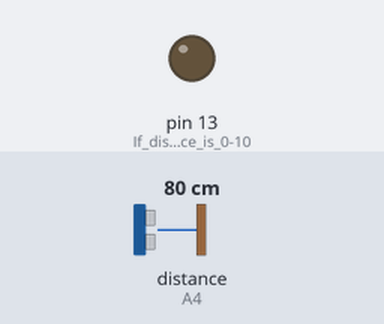
Bench run of a sketch on a simulated Arduino Uno, built with avr-gcc and run on an emulated ATmega328P. On the bench: output pins drawn as LEDs (lit = HIGH). Wiring (inferred from the names in the program): ultrasonic range finder: trigger A5; echo A4. Inputs (shaded band) come from the test bench; at power-on: distance to the obstacle (sensor on A4) 80 cm. The echo pulse lasts 58.3 µs per cm; pins used as bus, display or sensor lines are not drawn; what the sketch prints to the serial monitor is not drawn.

Above: at 1.2 s.
1.3 s: distance to the obstacle (sensor on A4) set to 71 cm
At 2.7 s:
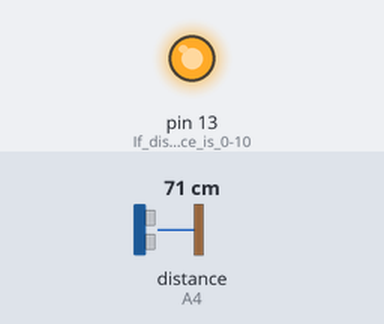
4.3 s: distance to the obstacle (sensor on A4) set to 2 cm
Timing chart, 0 to 7.3 s (numbered marks = the images above; inputs shaded):
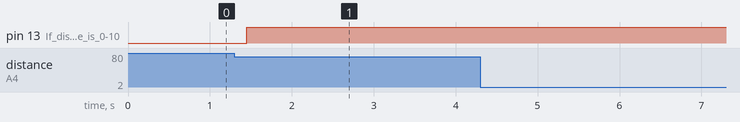

Measured:
- the behaviour switches between 77 and 76 cm on distance to the obstacle (sensor on A4) (found by bisection; images 0 and 1)
- after the input at 1.3 s, pin 13 (If_distance_is_0-10): LOW → HIGH after 0.15 s

The sketch:

distled.ino
```cpp
// defines pins numbers
const int trigPin = A5;
const int echoPin = A4;
// defines variables
long duration;
int distance;
const int numSamples = 25;
int samples[numSamples];
int sampleIndex = 0;
int totalDistance = 0;
int firstOver = 0;

void setup() {
  pinMode(trigPin, OUTPUT); // Sets the trigPin as an Output
  pinMode(echoPin, INPUT); // Sets the echoPin as an Input
  pinMode(13, OUTPUT);//If distance is 0-10
  Serial.begin(9600); // Starts the serial communication
}

void loop() {
  // Clears the trigPin
  digitalWrite(trigPin, LOW);
  digitalWrite(13, LOW);
  delayMicroseconds(2);
  // Sets the trigPin on HIGH state for 10 microseconds
  digitalWrite(trigPin, HIGH);
  delayMicroseconds(10);
  digitalWrite(trigPin, LOW);
  // Reads the echoPin, returns the sound wave travel time in microseconds
  duration = pulseIn(echoPin, HIGH);
  // Calculating the distance
  distance = duration * 0.034 / 2;

  // Add the current distance to the rolling array
  totalDistance -= samples[sampleIndex];
  samples[sampleIndex] = distance;
  totalDistance += samples[sampleIndex];
  sampleIndex = (sampleIndex + 1) % numSamples;
  if(sampleIndex == 0){
    firstOver = 1; // if we have collected the first 100 samples, then we can start using this data
  }

  // Calculate the average distance
  int averageDistance = totalDistance / numSamples;

  if (firstOver == 1 && averageDistance >= 0 && averageDistance <= 75) {
    digitalWrite(13, HIGH);
  }

  // Prints the average distance on the Serial Monitor
  Serial.print("Average Distance: ");
  Serial.println(averageDistance);

}
```
